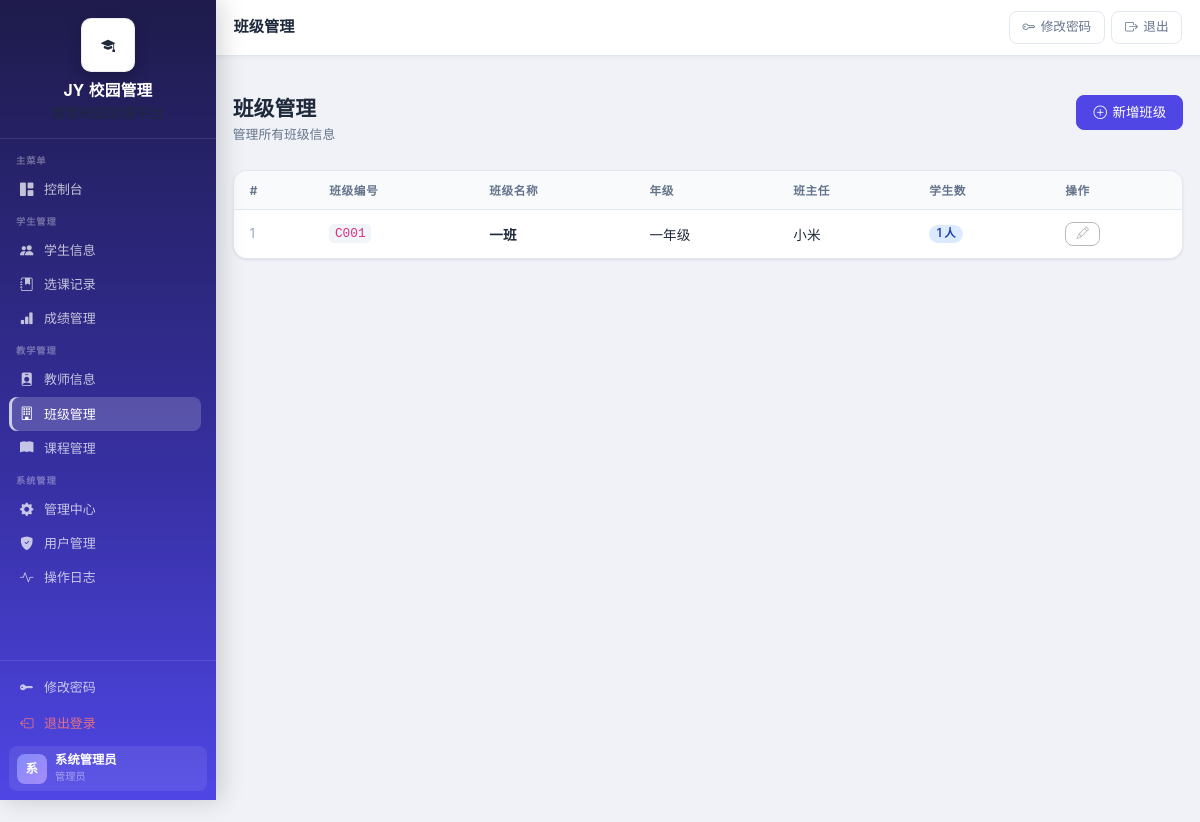
Page /classes (signed in) on the committed database.
### app.py (models this page shows, shortened)
class Class(db.Model):
    __tablename__ = "classes"
    id = db.Column(db.Integer, primary_key=True)
    class_no = db.Column(db.String(50), unique=True, nullable=False)
    class_name = db.Column(db.String(100), nullable=False)
    headteacher_id = db.Column(db.Integer, db.ForeignKey("users.id"))
    grade = db.Column(db.String(20))  # 年级
    total_students = db.Column(db.Integer, default=0)
    created_at = db.Column(db.DateTime, default=datetime.utcnow)
    updated_at = db.Column(db.DateTime, default=datetime.utcnow, onupdate=datetime.utcnow)
    students = db.relationship("Student", backref="class_obj", lazy=True)
    headteacher = db.relationship("User", backref="classes_managed")

class User(db.Model):
    __tablename__ = "users"
    id = db.Column(db.Integer, primary_key=True)
    username = db.Column(db.String(50), unique=True, nullable=False)
    password = db.Column(db.String(255), nullable=False)
    full_name = db.Column(db.String(100), nullable=False)
    role = db.Column(db.String(20), nullable=False, default="student")  # admin, teacher, student
    email = db.Column(db.String(100))
    phone = db.Column(db.String(20))
    is_active = db.Column(db.Boolean, default=True)
    created_at = db.Column(db.DateTime, default=datetime.utcnow)
    updated_at = db.Column(db.DateTime, default=datetime.utcnow, onupdate=datetime.utcnow)

### app.py (the view)
@app.route("/classes")
@login_required
def list_classes():
    q = Class.query
    if session.get("role") == "teacher":
        managed_ids = _teacher_managed_class_ids(session["user_id"])
        if managed_ids:
            q = q.filter(Class.id.in_(managed_ids))
        else:
            q = q.filter(Class.id == -1)
    classes = q.order_by(Class.id.desc()).all()
    teachers = Teacher.query.all()
    return render_template("classes/list.html", classes=classes, teachers=teachers)

### app.py (called while the page is built)
def login_required(f):
    @wraps(f)
    def decorated_function(*args, **kwargs):
        if "user_id" not in session:
            flash("请先登录", "warning")
            return redirect(url_for("login"))
        return f(*args, **kwargs)
    return decorated_function

### templates/classes/list.html (shortened to what this page needs)
﻿{% extends "base.html" %}
{% block page_title %}班级管理{% endblock %}
{% block content %}
<div class="page-header">
  <div>
    <h1 class="page-title">班级管理</h1>
    <p class="page-subtitle">管理所有班级信息</p>
  </div>
  {% if session.role in ['admin', 'teacher'] %}
  <a href="{{ url_for('add_class') }}" class="btn btn-primary">
    <i class="bi bi-plus-circle"></i> 新增班级
  </a>
  {% endif %}
</div>
<div class="table-card">
  <div class="table-responsive">
    <table class="table">
      <thead>
        <tr>
          <th>#</th>
          <th>班级编号</th>
          <th>班级名称</th>
          <th>年级</th>
          <th>班主任</th>
          <th>学生数</th>
          <th>操作</th>
        </tr>
      </thead>
      <tbody>
        {% if classes %}
        {% for cls in classes %}
        <tr>
          <td style="color:#94a3b8;font-size:.78rem">{{ loop.index }}</td>
          <td><code style="background:#f1f5f9;padding:.15em .45em;border-radius:.3rem;font-size:.8rem">{{ cls.class_no }}</code></td>
          <td class="fw-semibold">{{ cls.class_name }}</td>
          <td>{{ cls.grade or '' }}</td>
          <td>{{ cls.headteacher.full_name if cls.headteacher else '' }}</td>
          <td>
            <span class="badge badge-info">{{ cls.students|length }} 人</span>
          </td>
          <td>
            <div class="d-flex gap-1">
              {% if session.role in ['admin', 'teacher'] %}
              <button class="btn btn-sm btn-outline-secondary" disabled title="编辑">
                <i class="bi bi-pencil"></i>
              </button>
              {% endif %}
            </div>
          </td>
        </tr>
        {% endfor %}
        {% endif %}
      </tbody>
    </table>
  </div>
</div>
{% endblock %}

### static/style.css (style rules this page uses)
*, *::before, *::after { box-sizing: border-box; }
body { font-family: -apple-system, BlinkMacSystemFont, 'Segoe UI', Roboto, 'Inter', sans-serif; background: var(--bg); color: var(--text); font-size: .875rem; line-height: 1.6; margin: 0; }
.page-header { display: flex; align-items: flex-start; justify-content: space-between; margin-bottom: 1.5rem; flex-wrap: wrap; gap: .75rem; }
.page-title { font-size: 1.3rem; font-weight: 700; color: var(--text); margin: 0; line-height: 1.3; }
.page-subtitle { color: var(--text-muted); font-size: .8rem; margin: .2rem 0 0; }
.table-card { background: var(--card-bg); border: 1px solid var(--border); border-radius: var(--radius); box-shadow: var(--shadow-sm); overflow: hidden; }
.table { width: 100%; margin: 0; border-collapse: collapse; }
.table th { padding: .65rem 1rem; background: #f8fafc; color: var(--text-muted); font-size: .73rem; font-weight: 700; text-transform: uppercase; letter-spacing: .05em; border-bottom: 1px solid var(--border); white-space: nowrap; }
.table td { padding: .75rem 1rem; border-bottom: 1px solid #f1f5f9; vertical-align: middle; font-size: .85rem; color: var(--text); }
.table tbody tr:last-child td { border-bottom: none; }
.badge { padding: .3em .65em; border-radius: 50px; font-size: .71rem; font-weight: 600; display: inline-flex; align-items: center; gap: .25em; }
.badge-info { background: #dbeafe; color: #1e40af; }
.btn { border-radius: var(--radius-sm); font-size: .84rem; font-weight: 500; padding: .45rem 1rem; transition: var(--transition); border: 1px solid transparent; cursor: pointer; display: inline-flex; align-items: center; gap: .35rem; text-decoration: none; line-height: 1.4; white-space: nowrap; }
.btn-primary { background: var(--primary); border-color: var(--primary); color: #fff; }
.btn-sm { padding: .3rem .65rem; font-size: .78rem; }
.btn-outline-secondary { border-color: var(--border); color: var(--text-muted); background: transparent; }
.btn:disabled, .btn[disabled] { opacity: .5; cursor: not-allowed; }
.fw-semibold { font-weight: 600 !important; }
.gap-1 { gap: .25rem !important; }
.d-flex { display: flex !important; }

### rows in the picture
Class: class_no "C001", class_name "一班", grade "一年级", headteacher "小米", students|length "1"

### other values in the picture
{{ (session.full_name or session.username or '?')[0] | upper }} "系"
{{ session.full_name or session.username }} "系统管理员"
